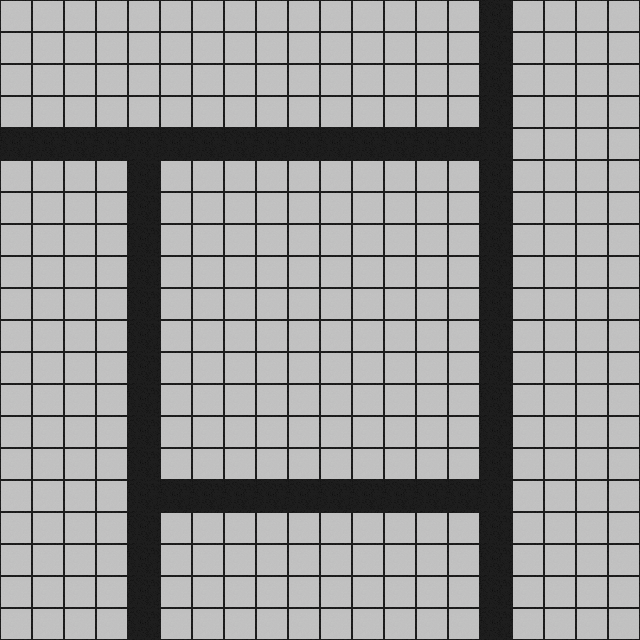

Below is a game level as drawn by its tile map, then a one-line description and the .tmx file that defines it, in full:
An orthogonal 20x20 tile map with 32x32 px tiles, 1 tile layer (cesta) and 14 objects (5x sign, 4x wall, 4x hazard, car).

<map version="1.10" tiledversion="1.10.2" orientation="orthogonal" renderorder="right-down" width="20" height="20" tilewidth="32" tileheight="32" infinite="0" nextlayerid="6" nextobjectid="18">
 <tileset firstgid="1" source="str.tsx" />
 <layer id="1" name="cesta" width="20" height="20">
  <data encoding="csv">
49,49,49,49,49,49,49,49,49,49,49,49,49,49,49,25,49,49,49,49,
49,49,49,49,49,49,49,49,49,49,49,49,49,49,49,25,49,49,49,49,
49,49,49,49,49,49,49,49,49,49,49,49,49,49,49,25,49,49,49,49,
49,49,49,49,49,49,49,49,49,49,49,49,49,49,49,25,49,49,49,49,
25,25,25,25,25,25,25,25,25,25,25,25,25,25,25,25,49,49,49,49,
49,49,49,49,25,49,49,49,49,49,49,49,49,49,49,25,49,49,49,49,
49,49,49,49,25,49,49,49,49,49,49,49,49,49,49,25,49,49,49,49,
49,49,49,49,25,49,49,49,49,49,49,49,49,49,49,25,49,49,49,49,
49,49,49,49,25,49,49,49,49,49,49,49,49,49,49,25,49,49,49,49,
49,49,49,49,25,49,49,49,49,49,49,49,49,49,49,25,49,49,49,49,
49,49,49,49,25,49,49,49,49,49,49,49,49,49,49,25,49,49,49,49,
49,49,49,49,25,49,49,49,49,49,49,49,49,49,49,25,49,49,49,49,
49,49,49,49,25,49,49,49,49,49,49,49,49,49,49,25,49,49,49,49,
49,49,49,49,25,49,49,49,49,49,49,49,49,49,49,25,49,49,49,49,
49,49,49,49,25,49,49,49,49,49,49,49,49,49,49,25,49,49,49,49,
49,49,49,49,25,25,25,25,25,25,25,25,25,25,25,25,49,49,49,49,
49,49,49,49,25,49,49,49,49,49,49,49,49,49,49,25,49,49,49,49,
49,49,49,49,25,49,49,49,49,49,49,49,49,49,49,25,49,49,49,49,
49,49,49,49,25,49,49,49,49,49,49,49,49,49,49,25,49,49,49,49,
49,49,49,49,25,49,49,49,49,49,49,49,49,49,49,25,49,49,49,49
</data>
 </layer>
 <objectgroup id="3" name="signs" visible="0">
  <object id="2" type="sign" x="224" y="480" width="32" height="32">
   <properties>
    <property name="default" value="right" />
    <property name="orientation" value="left" />
    <property name="turn" value="r" />
   </properties>
  </object>
  <object id="9" type="sign" x="128" y="352" width="32" height="32">
   <properties>
    <property name="default" value="forward" />
    <property name="orientation" value="up" />
    <property name="turn" value="fr" />
   </properties>
  </object>
  <object id="11" type="sign" x="128" y="224" width="32" height="32">
   <properties>
    <property name="default" value="forward" />
    <property name="orientation" value="up" />
    <property name="turn" value="fr" />
   </properties>
  </object>
  <object id="12" type="sign" x="320" y="128" width="32" height="32">
   <properties>
    <property name="default" value="right" />
    <property name="orientation" value="right" />
    <property name="turn" value="r" />
   </properties>
  </object>
  <object id="13" type="sign" x="480" y="288" width="32" height="32">
   <properties>
    <property name="default" value="right" />
    <property name="orientation" value="down" />
    <property name="turn" value="r" />
   </properties>
  </object>
 </objectgroup>
 <objectgroup id="4" name="walls" visible="0">
  <object id="4" type="wall" x="128" y="480" width="32" height="32">
   <properties>
    <property name="forbidden" value="left" />
   </properties>
  </object>
  <object id="6" type="wall" x="128" y="128" width="32" height="32">
   <properties>
    <property name="forbidden" value="up" />
   </properties>
  </object>
  <object id="7" type="wall" x="480" y="128" width="32" height="32">
   <properties>
    <property name="forbidden" value="right" />
   </properties>
  </object>
  <object id="8" type="wall" x="480" y="480" width="32" height="32">
   <properties>
    <property name="forbidden" value="right" />
   </properties>
  </object>
 </objectgroup>
 <objectgroup id="5" name="hazards" visible="0">
  <object id="14" type="hazard" x="96" y="480" width="32" height="32" />
  <object id="15" type="hazard" x="128" y="96" width="32" height="32" />
  <object id="16" type="hazard" x="512" y="128" width="32" height="32" />
  <object id="17" type="hazard" x="512" y="480" width="32" height="32" />
 </objectgroup>
 <objectgroup id="2" name="cars" visible="0">
  <object id="1" type="car" x="416" y="480" width="32" height="32">
   <properties>
    <property name="action" value="forward" />
    <property name="logic" value="q" />
    <property name="orientation" value="left" />
   </properties>
  </object>
 </objectgroup>
</map>
